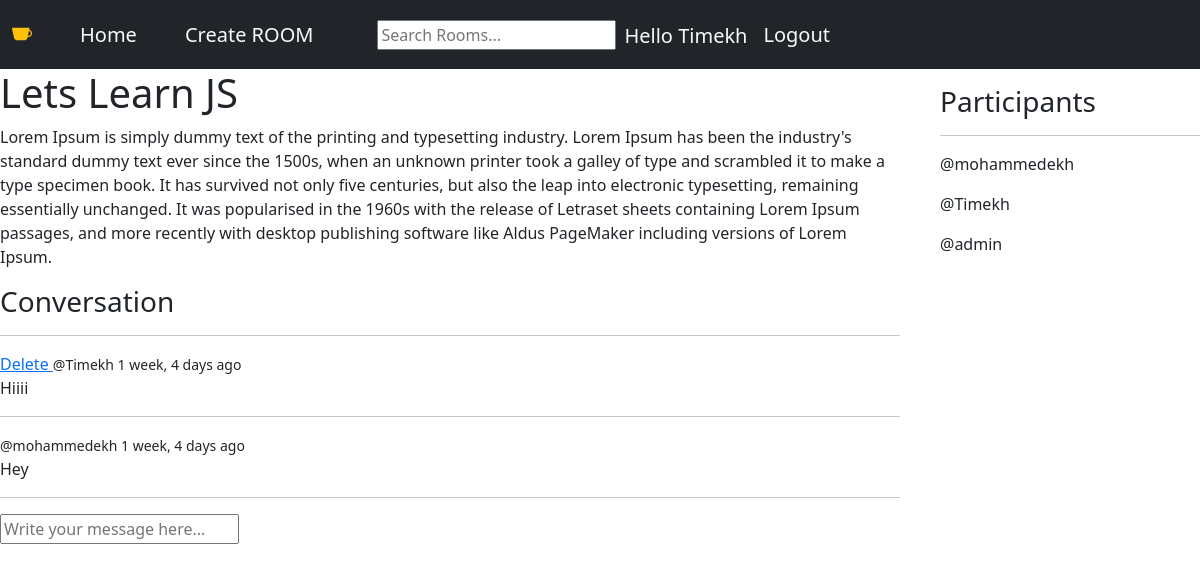
/room/1/ (signed in), run on the app's committed database.
### base/models.py (models this page shows, shortened)
class Room(models.Model):
    host = models.ForeignKey(User, on_delete=models.SET_NULL, null=True)
    topic = models.ForeignKey(Topic, on_delete=models.SET_NULL, null=True)
    name = models.CharField(max_length=200)
    description = models.TextField(null=True, blank=True)
    Participants =  models.ManyToManyField(User, related_name='Participants', blank=True)
    updated = models.DateTimeField(auto_now=True)
    created = models.DateTimeField(auto_now_add=True)
    class Meta:
        ordering =['-updated','-created']

class Message(models.Model):
    user    = models.ForeignKey(User,on_delete=models.CASCADE)
    room    = models.ForeignKey(Room, on_delete=models.CASCADE)
    body    = models.TextField()
    updated = models.DateTimeField(auto_now=True)
    created = models.DateTimeField(auto_now_add=True)
    class Meta:
        ordering =['-updated','-created']

### base/views.py (the view, shortened to what this page needs)
# urls.py: path('room/<str:pk>/',views.getRoom),
def room(request,pk):
    room= Room.objects.get(id=pk)
    room_messages = room.message_set.all().order_by('-created')
    Participants = room.Participants.all()
    context = {'room': room, 'room_messages':room_messages, 'Participants':Participants}
    return render(request,'base/room.html',context)

### base/templates/base/room.html (shortened to what this page needs)
{% extends 'main.html'%}
{% block content%}
<div class="room-container">
    <div>
        <h1> {{room.name}}</h1>
        <p>{{room.description}}</p>
        <div class="comment-wrapper">
            <h3>Conversation</h3>
            <hr>
            {%for message in room_messages %}
            <div>
                {% if request.user == message.user %}
                <a href="{% url 'delete-message' message.id%}"> Delete </a>
                {% endif %}
                <small>@{{message.user}}  {{message.created|timesince}} ago</small>
                <p>{{message.body}}</p>
                <hr>
            </div>
            {% endfor %}
            {% if request.user.is_authenticated %}
            <div class="comment-form">
            <form method="POST" action="">
                <input type="text" name="body" placeholder ="Write your message here...">
            </form>
        </div>
        {% endif %}
    </div>
    </div>
    <dir>
        <h3> Participants</h3>
        <hr>
        {% for user in Participants %}
        <div>
            <p>@{{user.username}}</p>
        </div>
        {% endfor %}
    </dir>
</div>
{% endblock %}

### templates/navbar.html (shortened to what this page needs)
<!doctype html>
<html lang="en">
  <head>
    <link href="https://cdn.jsdelivr.net/npm/bootstrap@5.2.0-beta1/dist/css/bootstrap.min.css" rel="stylesheet">
    <link rel="stylesheet" href="https://cdn.jsdelivr.net/npm/bootstrap-icons@1.8.3/font/bootstrap-icons.css">
</head>
  <body>
<nav class="navbar bg-dark">
    <div class="container-fluid justify-content-start ">
      <a class="navbar-brand me-5"  href="{% url 'home page' %}"><i class="bi bi-cup-fill text-warning"></i></a>
      <a class="navbar-brand text-light me-5" href="{% url 'home page' %}">Home</a>
      <a class="navbar-brand text-light " href="{% url 'create-room' %}">Create ROOM</a>
      <form class="ms-5 justify-content-end" action="{% url 'home page'%}" method="GET">
          <input type="text" name="q" placeholder="Search Rooms...">
      </form>
      {% if request.user.is_authenticated %}
      <h4 class="navbar-brand text-light pt-3 ms-2">Hello {{request.user}}</h4>
      <a class="navbar-brand text-light " href="{% url 'logout' %}">Logout</a>
      {% else %}
      <a class="navbar-brand text-light " href="{% url 'login' %}">Login</a>
      {% endif%}
    </div>
  </nav>
  </body>
</html>

### static/css/base.css (style rules this page uses)
.room-container { display: grid ; grid-template-columns: 3fr 1fr; }

### data on the page
Room: name "Lets Learn JS", description "Lorem Ipsum is simply dummy text of the printing and typesetting industry. Lorem Ipsum has been the industry's standard dummy text ever since the 1500s, when an unknown printer took a galley of type and scrambled it to make a type specimen book. It has survived not only five centuries, but also the leap into electronic typesetting, remaining essentially unchanged. It was popularised in the 1960s with the release of Letraset sheets containing Lorem Ipsum passages, and more recently with desktop publishing software like Aldus PageMaker including versions of Lorem Ipsum."
Message: shows "Delete", user "Timekh", created "1 week, 4 days", body "Hiiii"
Message: user "mohammedekh", created "1 week, 4 days", body "Hey"

### other printed values
{{ request.user }} "Timekh"
{{ user.username }} "mohammedekh"
{{ user.username }} "Timekh"
{{ user.username }} "admin"
